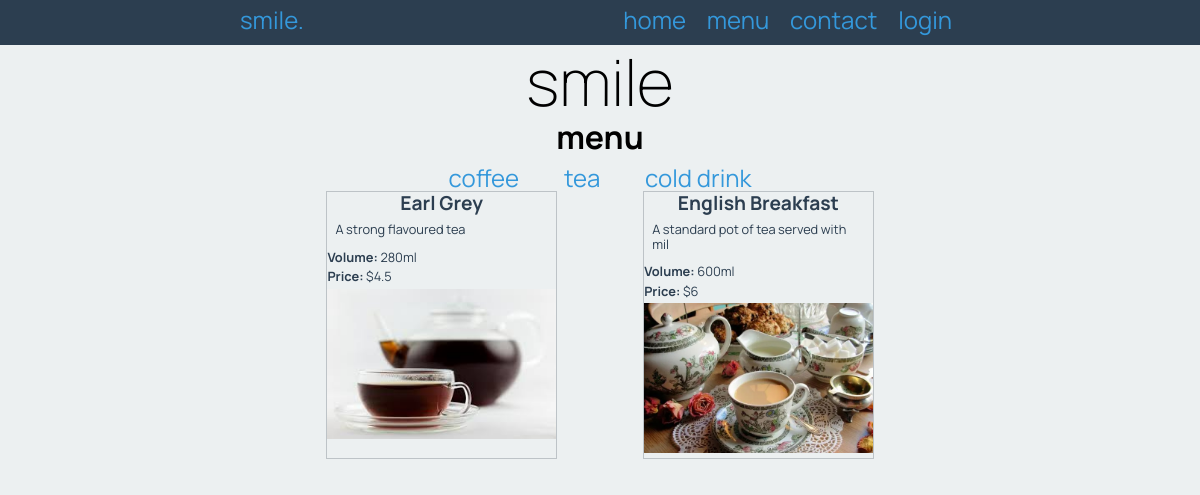
The app's page /menu/2, older data.
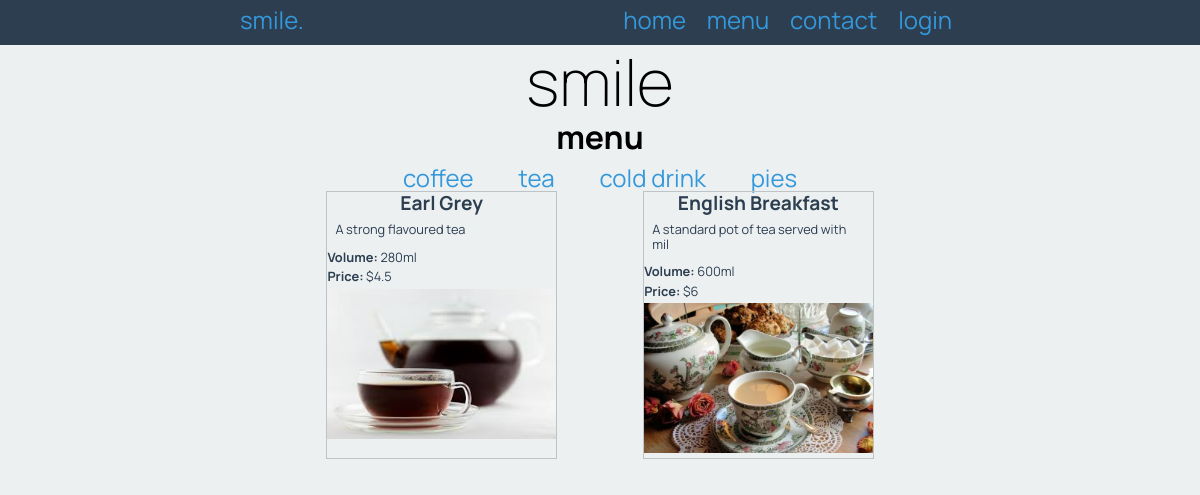
The same page, newer data.
### tables this page shows
CREATE TABLE "category" (
	"id"	INTEGER,
	"name"	varchar(30),
	PRIMARY KEY("id" AUTOINCREMENT)
);

CREATE TABLE "product" (
	"id"	INTEGER,
	"name"	varchar(30),
	"description"	varchar(300),
	"volume"	char(6),
	"filename"	varchar(30),
	"price"	decimal(5, 2),
	"cat_id"	INTEGER,
	PRIMARY KEY("id" AUTOINCREMENT)
);

### app.py (the view, shortened to what this page needs)
@app.route('/menu/<cat_id>', methods=["GET", "POST"])
def render_menu_page(cat_id):
    query = "SELECT name, description, volume, price, filename FROM product WHERE cat_id = ? ORDER BY name"
    conn = create_connection(DATABASE)
    cur = conn.cursor()
    cur.execute(query, (cat_id, ))
    coffees = cur.fetchall()
    cat_query = "SELECT * FROM category"
    cur.execute(cat_query)
    categories = cur.fetchall()
    conn.close()
    return render_template('menu.html', drinks=coffees, categories=categories, cat_id=cat_id, logged_in=is_logged_in())

### app.py (called while the page is built)
def create_connection(db_file):
    try:
        connection = sqlite3.connect(db_file)
        return connection
    except sqlite3.Error as e:
        print(e)
    return None

def is_logged_in():
    if session.get("user_name") is None:
        print("Not logged in")
        return False
    else:
        print("Logged in")
        return True

### templates/menu.html (shortened to what this page needs)
{% extends "base.html" %}
{% block pageheading %}menu{% endblock %}
{% block main %}
<div class="categories">
    <ul>
        {% for category in categories %}
        <li>
            <a href="/menu/{{ category[0] }}">{{ category[1] }}</a>
        </li>
        {% endfor %}
    </ul>
</div>
<div class="products">
    {% for drink in drinks %}
    <div class="product-box">
        <h3>{{ drink[0] }}</h3>
        <p class="product-box-info">{{ drink[1] }}</p>
        <p><strong>Volume: </strong>{{ drink[2] }}</p>
        <p><strong>Price: </strong>${{ drink[3] }}</p>
        <p class="product-box-image"><img src="/static/images/{{ drink[4] }}.jpg" /></p>
    </div>
    {% endfor %}
</div>
{% endblock %}

### templates/base.html (shortened to what this page needs)
<!DOCTYPE html>
<html>
<head>
    <link rel="stylesheet" href="https://cdnjs.cloudflare.com/ajax/libs/normalize/8.0.1/normalize.css" />
    <link href="{{ url_for('static', filename='style.css') }}" rel="stylesheet">
</head>
<body>
    <nav>
        <div class="container">
            <div class="navbar-brand">smile.</div>
            <div class="navbar-links">
                <a href="/">home</a>
                <a href="/menu/1">menu</a>
                <a href="/contact">contact</a>
                {% if logged_in %}
                <a href="/logout">logout</a>
                {% else %}
                <a href="/login">login</a>
                {% endif %}
            </div>
        </div>
    </nav>
    <div class="container">
        <header>
            <h1>smile</h1>
            <h2>{% block pageheading %}{% endblock %}</h2>
        </header>
        <main>
            {% block main %}{% endblock %}
        </main>
    </div>
</body>
</html>

### static/style.css (style rules this page uses)
* { font-family: 'Manrope', sans-serif; padding: 0; margin: 0; box-sizing: border-box; }
body { background-color: rgba(236, 240, 241, 1.0); }
.container { width: 60vw; margin: auto; }
.container::after { content: ""; clear: both; display: table; }
img { max-width: 100%; }
h1 { text-align: center; font-weight: 200; font-size: 4rem; margin: 0; }
h2 { font-size: 2rem; text-align: center; margin: 0 0 0.5rem 0; }
nav { background-color: rgba(44, 62, 80, 1.0); text-align: center; font-size: 1.5rem; padding-top: 0.4rem; padding-bottom: 0.7rem; color: rgba(52, 152, 219, 1.0); }
.navbar-brand { display: inline; float: left; }
.navbar-links { display: inline; float: right; }
nav a { padding: 0 0.5rem; font-size: 1.5rem; }
a, a:visited { color: rgba(52, 152, 219, 1.0); text-decoration: none; }
.categories ul { list-style-type: none; text-align: center; }
.categories ul li { display: inline; margin: 0 20px; font-size: 1.5em; }
.products { display: flex; flex-wrap: wrap; justify-content: space-evenly; }
.product-box { width: 32%; border: 1px solid rgba(189, 195, 199, 1.0); color: rgba(44, 62, 80, 1.0); margin-bottom: 0.5rem; }
.product-box-image { height: 150px; overflow: hidden; }
.product-box-info { padding: 0.5rem; }
.product-box h3 { font-size: 1.2rem; text-align: center; }
.product-box p { font-size: 0.8rem; margin-bottom: 0.3rem; }

Row changes from the older to the newer data that the page shows:
added category: name "pies"
